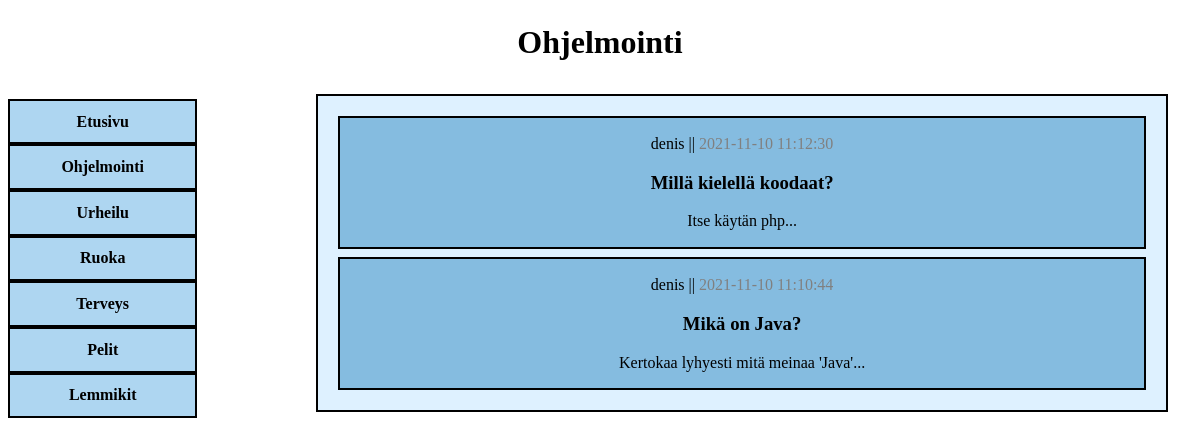
/pages/kategoria.php?id=1, run on the app's committed database.
### tables this page shows
CREATE TABLE `questions_categories` (
  `categorie_id` int(11) NOT NULL,
  `categorie_name` varchar(20) NOT NULL
);

CREATE TABLE `questions` (
  `question_id` int(11) NOT NULL,
  `title` varchar(100) NOT NULL,
  `text` text NOT NULL,
  `q_categorie_id` int(50) NOT NULL,
  `pubdate` datetime NOT NULL,
  `author` varchar(50) NOT NULL
);

### pages/kategoria.php (the view, shortened to what this page needs)
<?php
include "../includes/db.php";
$id = $_GET['id'];
$categorysql = "select * from questions_categories where categorie_id = '$id'";
$tulos2 = $yhteys->query($categorysql);
while ($q2 = $tulos2 -> fetch_assoc()){ ?>
<!DOCTYPE html>
<html>
<head>
    <?php include "../includes/head.php" ?>
</head>
<body>
<div class="container">
        <h1 id="kategorian-nimi"><?php echo $q2['categorie_name'] ?></h1>
    <?php } ?>
    <?php include "../includes/sidebar.php" ?>
    <main id="kategoria-main">
        <?php
        $questionsql = "select * from questions inner join questions_categories on categorie_id = q_categorie_id where q_categorie_id = '$id' ORDER BY pubdate desc ";
        $tulos = $yhteys->query($questionsql);
        if ($tulos->num_rows > 0) {
        while ($rivi = $tulos->fetch_assoc()) { ?>
        <div id="kysymykset">
            <div class="kysymys">
                <p> <?php echo $rivi['author'] ?> || <span class="gray"><?php echo $rivi['pubdate'] ?></span></p>
                <h3><a href="single.php?id=<?php echo $rivi['question_id'];?>" class="linkit"><?php echo $rivi['title'] ?></a></h3>
                <p><?php echo mb_substr($rivi['text'], 0, 50, 'utf-8') . "...";?></p>
            </div>
        </div>
        <?php }}
        ?>
    </main>
</div>
</body>
</html>

### includes/sidebar.php
<?php
include "db.php";
$sidebarsql = "SELECT * FROM questions_categories";
$tulos = $yhteys->query($sidebarsql);
?>
<div id="sidebar-float">
    <nav id="sidebar">
        <ul>
            <li><a href="../index.php">Etusivu</a></li>
            <?php
            while ($qu = $tulos -> fetch_assoc()){
            ?>
            <li><a href="../pages/kategoria.php?id=<?php echo $qu['categorie_id']; ?>"><?php echo $qu['categorie_name']?></a></li>
            <?php
            }
            ?>
        </ul>
    </nav>
</div>

### styles/styles.css (style rules this page uses)
* { box-sizing: border-box; }
.container { max-width: 1200px; margin-left: auto; margin-right: auto; }
.kysymys { background-color: #85BCE0; padding: 0.1%; margin: 1%; border: 2px solid black; }
#sidebar { margin-top: 7%; }
#sidebar-float { width: 20%; float: left; }
#sidebar ul { list-style-type: none; margin: 0; padding: 0; }
#sidebar li { display: block; padding: 5%; border: 2px solid black; width: 80%; text-align: center; background-color: #AED6F1; }
#sidebar a { color: black; font-weight: bold; text-decoration: none; }
#kategorian-nimi { text-align: center; margin-top: 2%; }
#kategoria-main { margin-top: 1%; width: 72%; float: right; text-align: center; background-color: #DEF1FF; padding: 1%; margin-right: 2%; border: 2px solid black; }
.linkit { font-weight: bold; text-decoration: none; color: black; }
.gray { color: gray; }

### data on the page
questions_categories: categorie_name "Ohjelmointi"
questions_categories: categorie_name "Urheilu"
questions_categories: categorie_name "Ruoka"
questions_categories: categorie_name "Terveys"
questions_categories: categorie_name "Pelit"
questions_categories: categorie_name "Lemmikit"
questions: author "denis", pubdate "2021-11-10 11:12:30", title "Millä kielellä koodaat?", text "Itse käytän php"
questions: author "denis", pubdate "2021-11-10 11:10:44", title "Mikä on Java?", text "Kertokaa lyhyesti mitä meinaa 'Java'"
